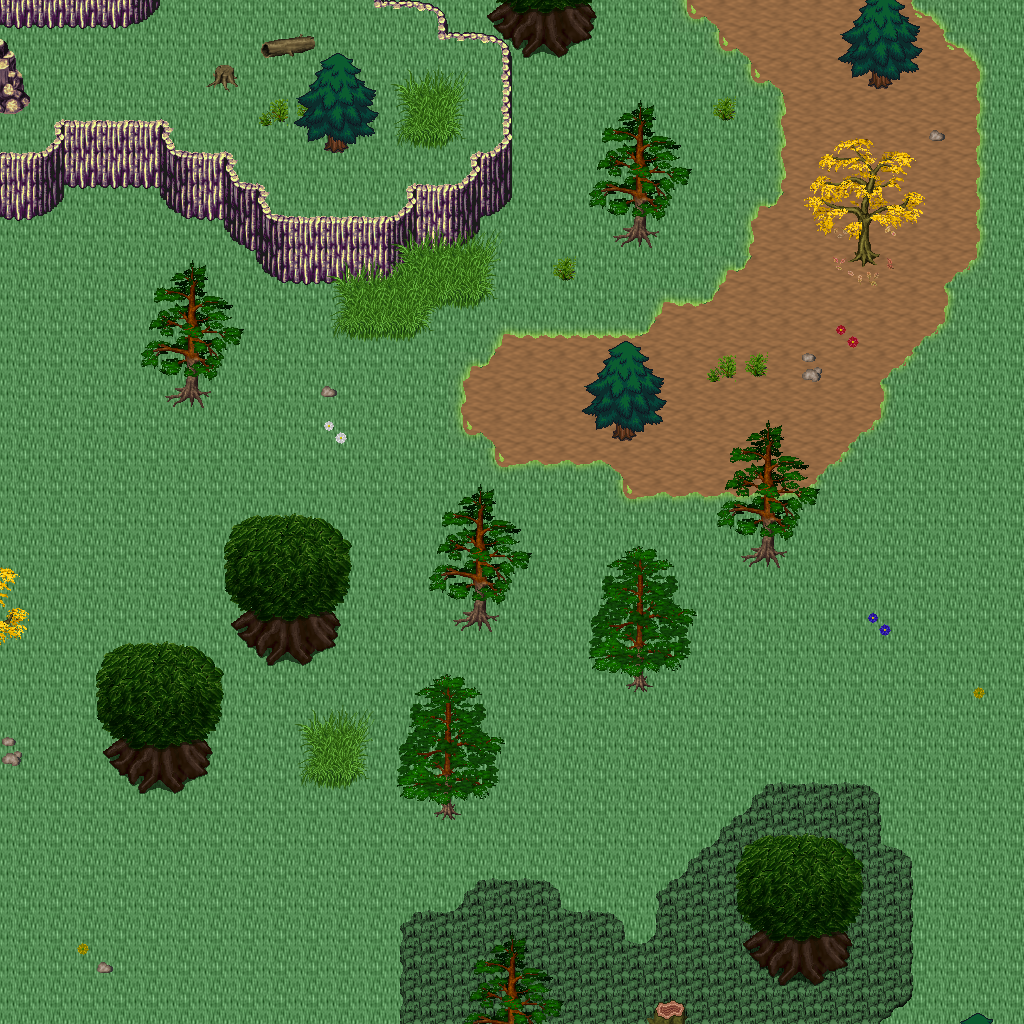

The image is a tile-based game level rendered from a .tmx file. Its description and source (layers, tilesets, objects; grid data summarised) follow:
An orthogonal 32x32 tile map with 32x32 px tiles, 5 tile layers (Ground, Objects, Objects2, Above, ...), 1 hidden layer not drawn, 33 tilesets.

<map version="1.10" tiledversion="1.11.0" orientation="orthogonal" renderorder="right-down" width="32" height="32" tilewidth="32" tileheight="32" infinite="0" nextlayerid="11" nextobjectid="1">
 <tileset firstgid="1" name="logic_collision" tilewidth="32" tileheight="32" tilecount="1" columns="1">
  <image source="../drawable/logic_collision.png" width="32" height="32" />
 </tileset>
 <tileset firstgid="2" name="ground_ground" tilewidth="32" tileheight="32" tilecount="33" columns="3">
  <image source="../drawable/ground_ground.png" width="96" height="352" />
 </tileset>
 <tileset firstgid="35" name="building_house_3" tilewidth="32" tileheight="32" tilecount="48" columns="6">
  <image source="../drawable/building_house_3.png" width="192" height="256" />
 </tileset>
 <tileset firstgid="83" name="building_house_chalet" tilewidth="32" tileheight="32" tilecount="56" columns="7">
  <image source="../drawable/building_house_chalet.png" width="224" height="256" />
 </tileset>
 <tileset firstgid="139" name="terrain_grassland" tilewidth="32" tileheight="32" tilecount="88" columns="8">
  <image source="../drawable/terrain_grassland.png" width="256" height="352" />
 </tileset>
 <tileset firstgid="227" name="ground_grass_edges" tilewidth="32" tileheight="32" tilecount="36" columns="12">
  <image source="../drawable/ground_grass_edges.png" width="384" height="96" />
 </tileset>
 <tileset firstgid="263" name="ground_grass_corners" tilewidth="32" tileheight="32" tilecount="24" columns="6">
  <image source="../drawable/ground_grass_corners.png" width="192" height="128" />
 </tileset>
 <tileset firstgid="287" name="ground_grass_2" tilewidth="32" tileheight="32" tilecount="21" columns="3">
  <image source="../drawable/ground_grass_2.png" width="96" height="224" />
 </tileset>
 <tileset firstgid="308" name="plant_tree_fall_trees" tilewidth="32" tileheight="32" tilecount="40" columns="8">
  <image source="../drawable/plant_tree_fall_trees.png" width="256" height="160" />
 </tileset>
 <tileset firstgid="348" name="plant_tree_pine_tree" tilewidth="32" tileheight="32" tilecount="20" columns="4">
  <image source="../drawable/plant_tree_pine_tree.png" width="128" height="160" />
 </tileset>
 <tileset firstgid="368" name="plant_tree_pine_tree_1" tilewidth="32" tileheight="32" tilecount="20" columns="4">
  <image source="../drawable/plant_tree_pine_tree_1.png" width="128" height="160" />
 </tileset>
 <tileset firstgid="388" name="plant_tree_tree_darkgreen" tilewidth="32" tileheight="32" tilecount="88" columns="8">
  <image source="../drawable/plant_tree_tree_darkgreen.png" width="256" height="352" />
 </tileset>
 <tileset firstgid="476" name="plant_tree_evergreen" tilewidth="32" tileheight="32" tilecount="36" columns="3">
  <image source="../drawable/plant_tree_evergreen.png" width="96" height="384" />
 </tileset>
 <tileset firstgid="512" name="plant_tree_dead_tree_3" tilewidth="32" tileheight="32" tilecount="16" columns="4">
  <image source="../drawable/plant_tree_dead_tree_3.png" width="128" height="128" />
 </tileset>
 <tileset firstgid="528" name="plant_stump_hollow_logs" tilewidth="32" tileheight="32" tilecount="6" columns="3">
  <image source="../drawable/plant_stump_hollow_logs.png" width="96" height="64" />
 </tileset>
 <tileset firstgid="534" name="plant_stump_stump_purple" tilewidth="32" tileheight="32" tilecount="4" columns="2">
  <image source="../drawable/plant_stump_stump_purple.png" width="64" height="64" />
 </tileset>
 <tileset firstgid="538" name="plant_leaves" tilewidth="32" tileheight="32" tilecount="8" columns="4">
  <image source="../drawable/plant_leaves.png" width="128" height="64" />
 </tileset>
 <tileset firstgid="546" name="building_door_brown_door" tilewidth="32" tileheight="32" tilecount="3" columns="1">
  <image source="../drawable/building_door_brown_door.png" width="32" height="96" />
 </tileset>
 <tileset firstgid="549" name="item_pot_barrel_with_flower" tilewidth="32" tileheight="32" tilecount="2" columns="2">
  <image source="../drawable/item_pot_barrel_with_flower.png" width="64" height="32" />
 </tileset>
 <tileset firstgid="551" name="ground_rock_pebbles" tilewidth="32" tileheight="32" tilecount="3" columns="1">
  <image source="../drawable/ground_rock_pebbles.png" width="32" height="96" />
 </tileset>
 <tileset firstgid="554" name="plant_mushroom3" tilewidth="32" tileheight="32" tilecount="2" columns="2">
  <image source="../drawable/plant_mushroom3.png" width="64" height="32" />
 </tileset>
 <tileset firstgid="556" name="plant_bush_large_green" tilewidth="32" tileheight="32" tilecount="9" columns="3">
  <image source="../drawable/plant_bush_large_green.png" width="96" height="96" />
 </tileset>
 <tileset firstgid="565" name="plant_flower_daisy_blue" tilewidth="32" tileheight="32" tilecount="8" columns="2">
  <image source="../drawable/plant_flower_daisy_blue.png" width="64" height="128" />
 </tileset>
 <tileset firstgid="573" name="plant_flower_daisy_red" tilewidth="32" tileheight="32" tilecount="8" columns="2">
  <image source="../drawable/plant_flower_daisy_red.png" width="64" height="128" />
 </tileset>
 <tileset firstgid="581" name="plant_flower_daisy_white" tilewidth="32" tileheight="32" tilecount="8" columns="2">
  <image source="../drawable/plant_flower_daisy_white.png" width="64" height="128" />
 </tileset>
 <tileset firstgid="589" name="plant_flower_daisy_yellow" tilewidth="32" tileheight="32" tilecount="8" columns="2">
  <image source="../drawable/plant_flower_daisy_yellow.png" width="64" height="128" />
 </tileset>
 <tileset firstgid="597" name="plant_flower_stone_edge_beds" tilewidth="32" tileheight="32" tilecount="24" columns="8">
  <image source="../drawable/plant_flower_stone_edge_beds.png" width="256" height="96" />
 </tileset>
 <tileset firstgid="621" name="logic_creature_human_evil" tilewidth="32" tileheight="32" tilecount="16" columns="8">
  <image source="../drawable/logic_creature_human_evil.png" width="256" height="64" />
 </tileset>
 <tileset firstgid="637" name="logic_creature_animal" tilewidth="32" tileheight="32" tilecount="32" columns="8">
  <image source="../drawable/logic_creature_animal.png" width="256" height="128" />
 </tileset>
 <tileset firstgid="669" name="ground_tall_grass" tilewidth="32" tileheight="32" tilecount="15" columns="5">
  <image source="../drawable/ground_tall_grass.png" width="160" height="96" />
 </tileset>
 <tileset firstgid="684" name="logic_creature_reptile" tilewidth="32" tileheight="32" tilecount="7" columns="7">
  <image source="../drawable/logic_creature_reptile.png" width="224" height="32" />
 </tileset>
 <tileset firstgid="691" name="logic_creature_fowl" tilewidth="32" tileheight="32" tilecount="6" columns="6">
  <image source="../drawable/logic_creature_fowl.png" width="192" height="32" />
 </tileset>
 <tileset firstgid="697" name="object_stone_well" tilewidth="32" tileheight="32" tilecount="6" columns="2">
  <image source="../drawable/object_stone_well.png" width="64" height="96" />
 </tileset>
 <layer id="1" name="Ground" width="32" height="32">
  <data>[1024 cells, 1024 non-empty, 3 distinct tile ids]</data>
 </layer>
 <layer id="2" name="Objects" width="32" height="32">
  <data>[1024 cells, 176 non-empty, 44 distinct tile ids]</data>
 </layer>
 <layer id="3" name="Objects2" width="32" height="32">
  <data>[1024 cells, 105 non-empty, 37 distinct tile ids]</data>
 </layer>
 <layer id="4" name="Above" width="32" height="32">
  <data>[1024 cells, 116 non-empty, 42 distinct tile ids]</data>
 </layer>
 <layer id="5" name="Above2" width="32" height="32">
  <data>[1024 cells, 68 non-empty, 28 distinct tile ids]</data>
 </layer>
 <layer id="6" name="Walkable" width="32" height="32" visible="0">
  <data>[1024 cells, 149 non-empty, 1 distinct tile ids]</data>
 </layer>
 <objectgroup id="7" name="Mapevents" />
 <objectgroup id="8" name="Spawn" />
 <objectgroup id="9" name="Keys" />
 <objectgroup id="10" name="Replace" />
</map>
